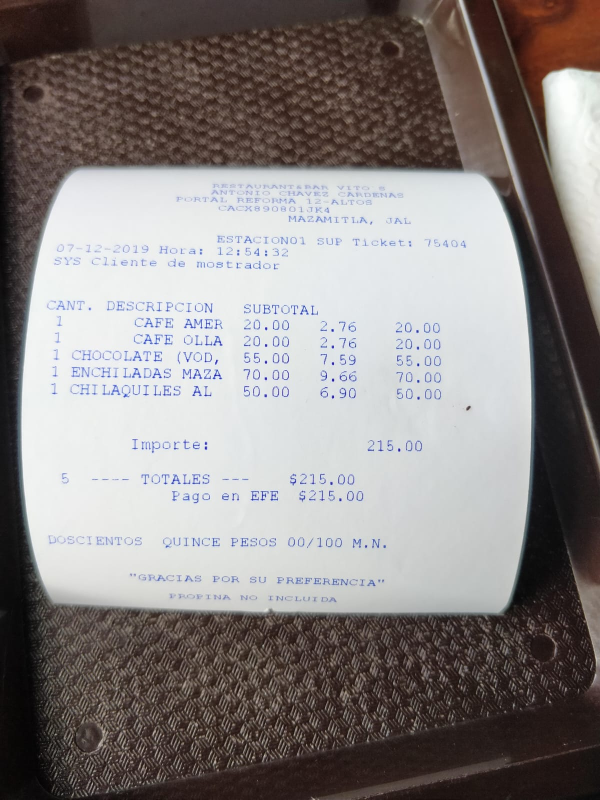
#> input picture Pics/2334.jpeg, 1200 x 1599 px (shown at 1/2 size)
$ python -i main.py   (imports and definitions only)
#> lines starting #> are read from the running program, lines starting #| are printed output that depends on the picture; after the words box and inside, x2 and y2 are one past the last pixel; in counts of white or black regions, pixels touching at a corner belong together
#!/usr/bin/env python3
"""
Expense Tracker - Análisis de Tickets con OCR Local
Usa Tesseract OCR para extraer texto de imágenes de tickets
100% local y rápido

Instalación:
pip install pytesseract pillow pandas opencv-python

También necesitas instalar Tesseract OCR:
- macOS: brew install tesseract tesseract-lang
- Ubuntu: sudo apt install tesseract-ocr tesseract-ocr-spa
- Windows: descargar de https://github.com/UB-Mannheim/tesseract/wiki
"""

import re
import os
from datetime import datetime
from pathlib import Path
import pandas as pd
from PIL import Image
import pytesseract
import cv2
import numpy as np
try:
    from openpyxl import Workbook
    from openpyxl.drawing.image import Image as XLImage
    from openpyxl.styles import Font, Alignment, PatternFill
    from openpyxl.utils.dataframe import dataframe_to_rows
    EXCEL_AVAILABLE = True
except ImportError:
    EXCEL_AVAILABLE = False
    print("[!] ADVERTENCIA: openpyxl no está instalado")
    print("    Para Excel con imágenes: pip install openpyxl")

class ExpenseTracker:
    def __init__(self):
        self.categories = {
            'Alimentos': ['oxxo', 'seven', '7-eleven', 'eleven', 'walmart', 'soriana', 'chedraui',
                         'superama', 'bodega', 'aurrera', 'costco', 'sams', 'heb', 'super',
                         'restaurant', 'cafe', 'coffee', 'starbucks', 'subway', 'wings',
                         'mcdonalds', 'burger', 'pizza', 'taco', 'comida', 'food', 'kitchen',
                         'bistro', 'grill', 'diner', 'cantina', 'salad', 'chicken', 'papos',
                         'clean papos'],
            'Transporte': ['uber', 'didi', 'gas', 'gasolina', 'pemex', 'shell',
                          'mobil', 'bp', 'taxi', 'parking', 'estacionamiento'],
            'Entretenimiento': ['cinema', 'cine', 'cinepolis', 'cinemex', 'netflix',
                               'spotify', 'xbox', 'playstation', 'steam', 'hobby', 'lobby'],
            'Salud': ['farmacia', 'pharmacy', 'guadalajara', 'ahorro', 'similares',
                     'benavides', 'hospital', 'doctor', 'clinic', 'medic'],
            'Servicios': ['electric', 'cfe', 'agua', 'telmex', 'telcel', 'att',
                         'movistar', 'izzi', 'totalplay', 'dish', 'netpay', 'steren'],
            'Ropa': ['zara', 'h&m', 'liverpool', 'palacio', 'coppel', 'suburbia',
                    'nike', 'adidas', 'clothing', 'shoes'],
            'Tecnologia': ['best buy', 'office', 'depot', 'steren', 'radioshack',
                          'apple', 'samsung', 'dell', 'hp'],
            'Otros': []
        }

        self.patterns = {
            'amount': [
                # Patrones para "Total" con diferentes formatos
                r'total\s*:?\s*\$?\s*(\d{1,3}(?:[,\.]\d{3})*(?:[,\.]\d{2})?)',
                r'total\s*a?\s*pagar\s*:?\s*\$?\s*(\d{1,3}(?:[,\.]\d{3})*(?:[,\.]\d{2})?)',
                r'importe\s*total\s*:?\s*\$?\s*(\d{1,3}(?:[,\.]\d{3})*(?:[,\.]\d{2})?)',
                r'neto\s*:?\s*\$?\s*(\d{1,3}(?:[,\.]\d{3})*(?:[,\.]\d{2})?)',
                # Monto después de "Total:" en la misma o siguiente línea
                r'total\s*:?\s*[\r\n]+\s*\$?\s*(\d{1,3}(?:[,\.]\d{3})*(?:[,\.]\d{2})?)',
                # Patrones con $ explícito
                r'\$\s*(\d{1,3}(?:[,\.]\d{3})*\.\d{2})\b',
            ],
            'date': [
                # Fecha con formato dd/mm/yyyy o dd-mm-yyyy
                r'\b(\d{1,2}[/-]\d{1,2}[/-]\d{4})\b',
                r'\b(\d{4}[/-]\d{1,2}[/-]\d{1,2})\b',
                r'\b(\d{1,2}[/-]\d{1,2}[/-]\d{2})\b',
                # Fecha con palabra clave
                r'fecha\s*:?\s*(\d{1,2}[/-]\d{1,2}[/-]\d{2,4})',
                r'date\s*:?\s*(\d{1,2}[/-]\d{1,2}[/-]\d{2,4})',
                # Formato con espacios o puntos
                r'\b(\d{1,2}[.\s]\d{1,2}[.\s]\d{2,4})\b',
            ],
            'time': [
                # Hora con formato HH:MM o HH:MM:SS
                r'\b(\d{1,2}:\d{2}(?::\d{2})?)\b',
                r'hora\s*:?\s*(\d{1,2}:\d{2})',
            ],
            'card': [
                # Patrones para últimos 4 dígitos de tarjeta
                r'\*{4,}\s*(\d{4})\b',
                r'xxxx\s*(\d{4})\b',
                r'tarjeta\s*(?:no\.?)?\s*:?\s*\*+\s*(\d{4})',
                r'card\s*(?:no\.?)?\s*:?\s*\*+\s*(\d{4})',
                r'tc\s*:?\s*\*+\s*(\d{4})',
                # Buscar 4 dígitos después de asteriscos
                r'\*+\s*(\d{4})(?:\s|$)',
            ]
        }

    def preprocess_image_multiple_methods(self, image_path):
        """Aplica múltiples técnicas de preprocesamiento"""
#> called with image_path = '../Pics/2334.jpeg'
        img = cv2.imread(str(image_path))
#> img is the input picture: shape (1599, 1200, 3); mean B, G, R 130.8, 131.9, 137.5

        if img is None:
            return []

        # Redimensionar si es muy grande (para acelerar)
        max_dimension = 2000
        height, width = img.shape[:2]
#> height = 1599; width = 1200
        if max(height, width) > max_dimension:
            scale = max_dimension / max(height, width)
            img = cv2.resize(img, None, fx=scale, fy=scale, interpolation=cv2.INTER_AREA)

        gray = cv2.cvtColor(img, cv2.COLOR_BGR2GRAY)
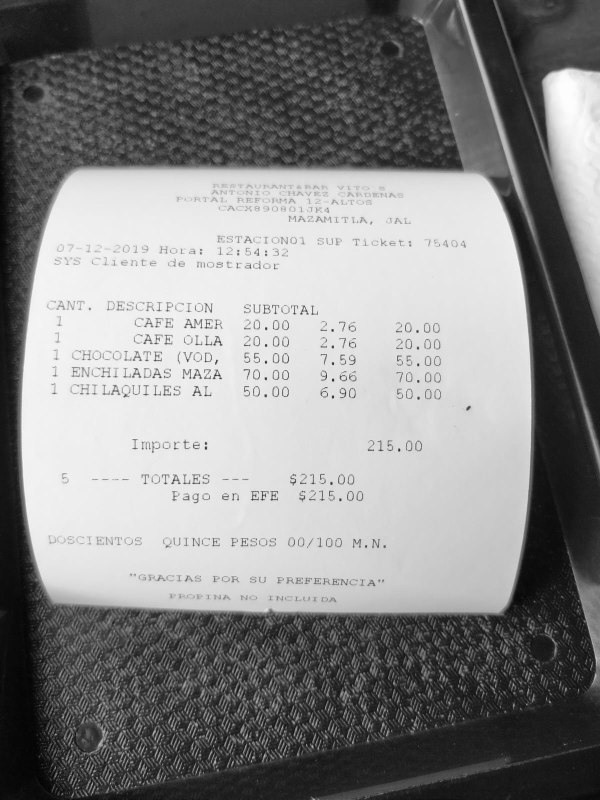
#> gray: shape (1599, 1200) (shown at 1/2 size); min 0, max 254, mean 133.5
        processed_images = []

        # Método 1: Escala de grises + contraste mejorado
        clahe = cv2.createCLAHE(clipLimit=2.0, tileGridSize=(8,8))
        enhanced = clahe.apply(gray)
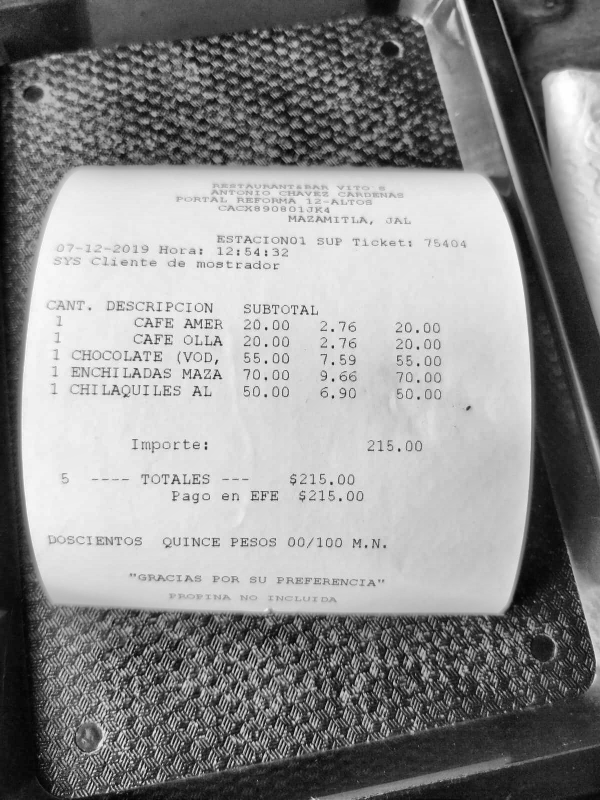
#> enhanced: shape (1599, 1200) (shown at 1/2 size); min 0, max 255, mean 141.2
        processed_images.append(('enhanced', enhanced))

        # Método 2: Umbral adaptativo
        adaptive = cv2.adaptiveThreshold(
            gray, 255, cv2.ADAPTIVE_THRESH_GAUSSIAN_C,
            cv2.THRESH_BINARY, 11, 2
        )
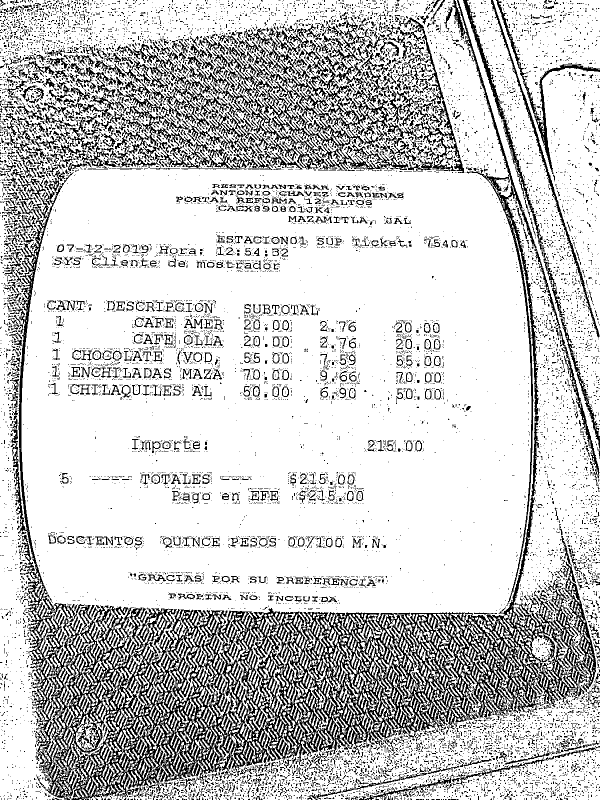
#> adaptive: shape (1599, 1200) (shown at 1/2 size); 78.6% white; 13459 black regions (12118 under 20 px), largest, box (x1, y1, x2, y2) and area: (17, 0, 1199, 1599) 193510, (326, 107, 817, 342) 26072, (926, 0, 1091, 499) 3739
        processed_images.append(('adaptive', adaptive))

        # Método 3: Otsu + denoise
        denoised = cv2.fastNlMeansDenoising(gray, h=10)
        _, otsu = cv2.threshold(denoised, 0, 255, cv2.THRESH_BINARY + cv2.THRESH_OTSU)
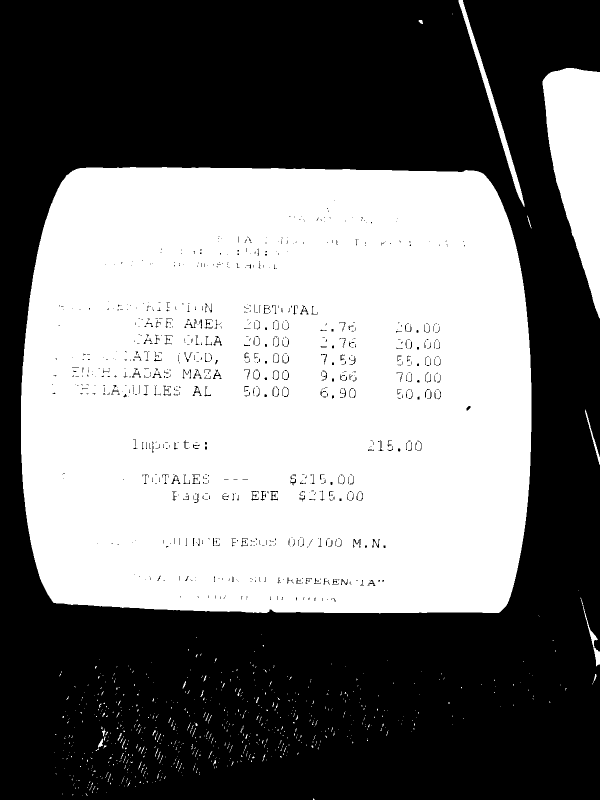
#> otsu: shape (1599, 1200) (shown at 1/2 size); 46.8% white; 706 white regions (669 under 20 px), largest, box (x1, y1, x2, y2) and area: (42, 334, 1063, 1227) 852916, (1085, 136, 1200, 637) 35342, (917, 0, 1049, 414) 3979
        processed_images.append(('otsu', otsu))

        # Método 4: Aumentar tamaño 2x (mejor OCR para texto pequeño)
        height, width = gray.shape
        scaled = cv2.resize(gray, (width*2, height*2), interpolation=cv2.INTER_CUBIC)
        processed_images.append(('scaled', scaled))

        return processed_images

    # [475 lines left out: functions extract_text_multiple_configs, extract_amount, extract_date, parse_date, extract_time, extract_card_last4 and 7 more, not called in this run]


# [2 lines not run here, left out]

>>> result = ExpenseTracker().preprocess_image_multiple_methods('../Pics/2334.jpeg')
#> result = 4 items

$ run again, on Pics/2354.jpeg
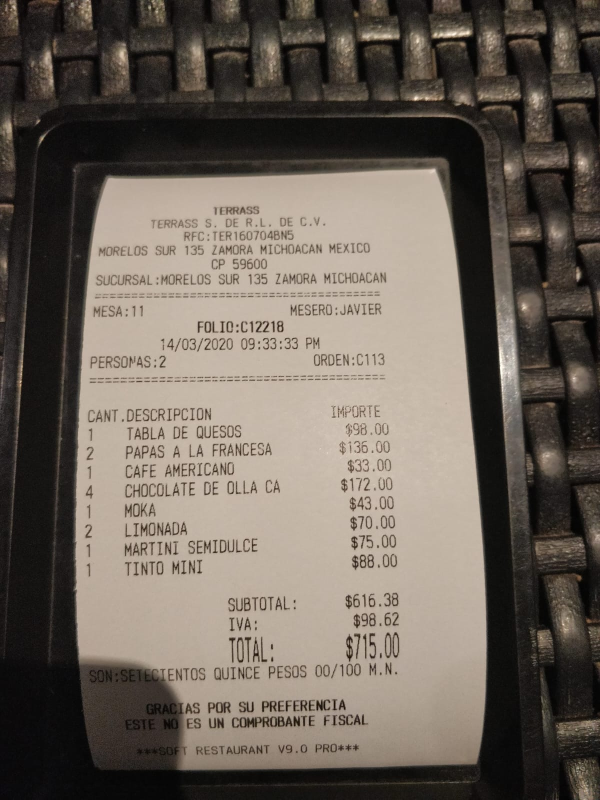
#> input picture Pics/2354.jpeg, 1200 x 1599 px (shown at 1/2 size)
#> in preprocess_image_multiple_methods, img is the input picture: shape (1599, 1200, 3); mean B, G, R 89.4, 98.9, 107.9
#> in preprocess_image_multiple_methods, `adaptive = cv2.adaptiveThreshold( gray, 255, cv2.ADAPTIVE_THRESH_GAUSS..`:
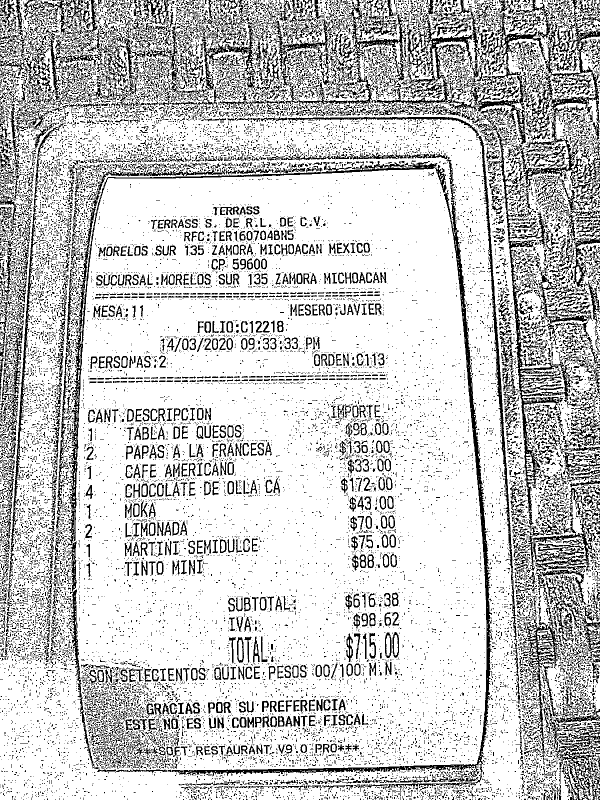
#> adaptive: shape (1599, 1200) (shown at 1/2 size); 78.3% white; black in thin lines or dots
#> otsu: shape (1599, 1200); 46.4% white; 261 white regions (125 under 20 px), largest, box (x1, y1, x2, y2) and area: (149, 334, 973, 1539) 846825, (989, 547, 1040, 915) 9710, (381, 85, 409, 163) 1421
#> in preprocess_image_multiple_methods, `scaled = cv2.resize(gray, (width*2, height*2), interpolation=cv2.INTER..`:
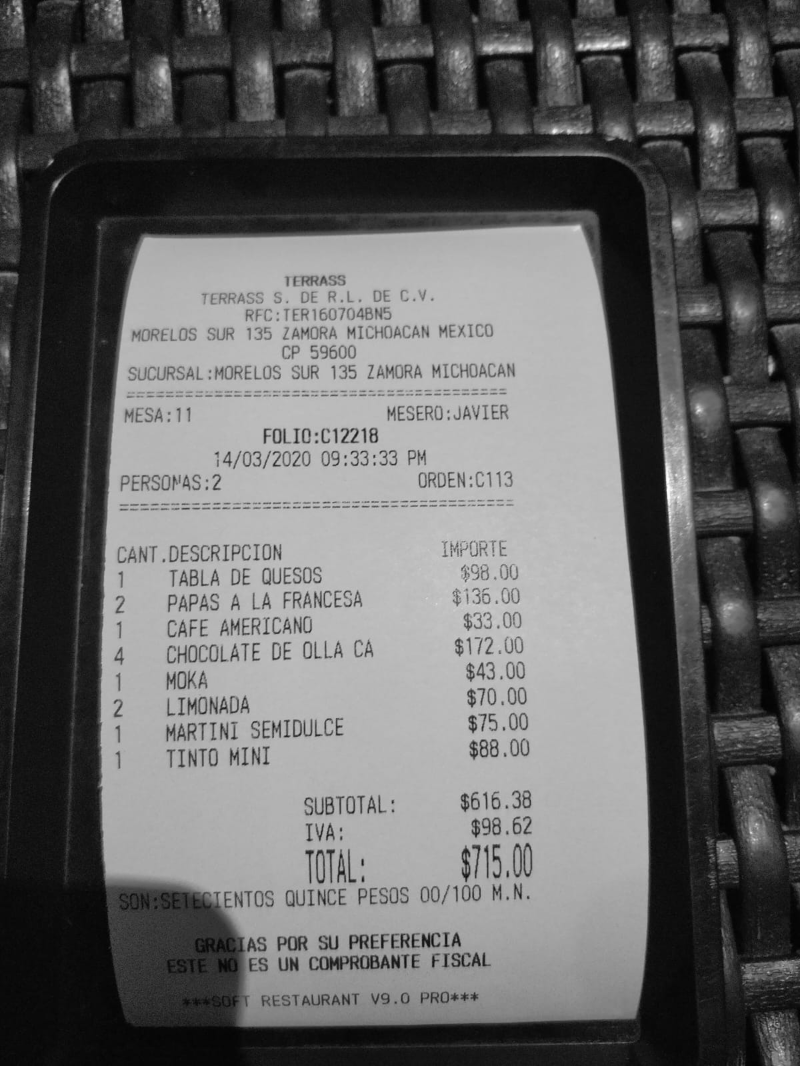
#> scaled: shape (3198, 2400) (shown at 1/3 size); min 0, max 255, mean 100.5
#> result = 4 items

$ run again, on Pics/2634.jpeg
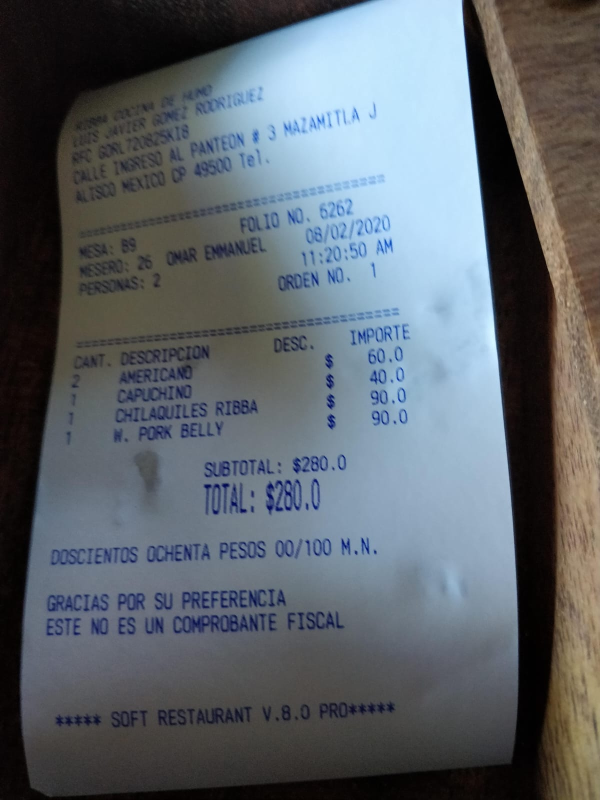
#> input picture Pics/2634.jpeg, 1200 x 1599 px (shown at 1/2 size)
#> in preprocess_image_multiple_methods, img is the input picture: shape (1599, 1200, 3); mean B, G, R 106.5, 99.9, 92.8
#> in preprocess_image_multiple_methods, `adaptive = cv2.adaptiveThreshold( gray, 255, cv2.ADAPTIVE_THRESH_GAUSS..`:
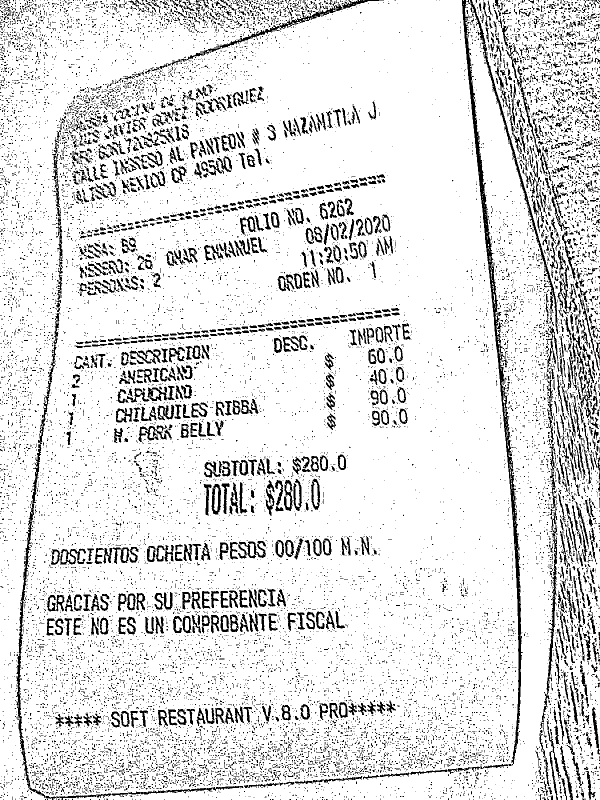
#> adaptive: shape (1599, 1200) (shown at 1/2 size); 87.6% white; 17243 black regions (15835 under 20 px), largest, box (x1, y1, x2, y2) and area: (924, 0, 1117, 1531) 14386, (32, 689, 113, 1596) 4698, (1080, 833, 1115, 1468) 2869
#> in preprocess_image_multiple_methods, `_, otsu = cv2.threshold(denoised, 0, 255, cv2.THRESH_BINARY + cv2.THRE..`:
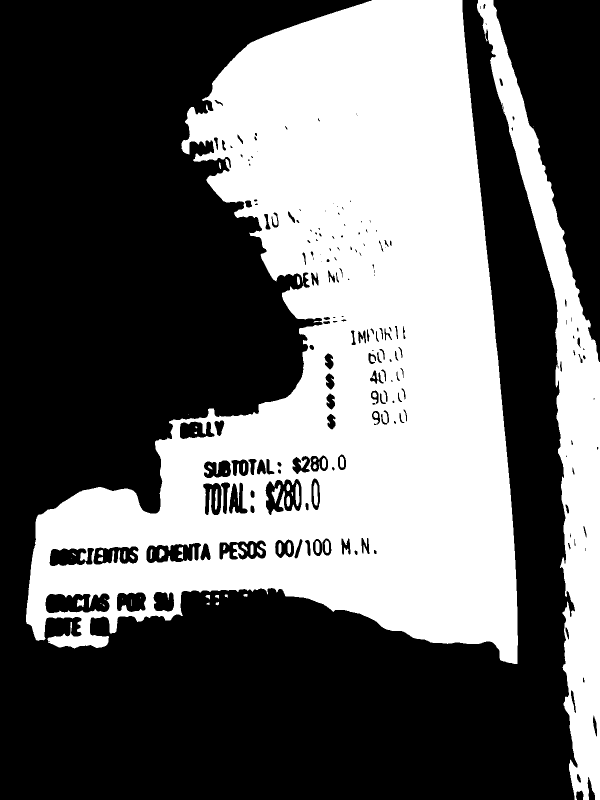
#> otsu: shape (1599, 1200) (shown at 1/2 size); 40.4% white; 55 white regions (14 under 20 px), largest, box (x1, y1, x2, y2) and area: (52, 0, 1036, 1328) 676528, (954, 0, 1200, 1599) 95004, (627, 965, 636, 1011) 330
#> result = 4 items
